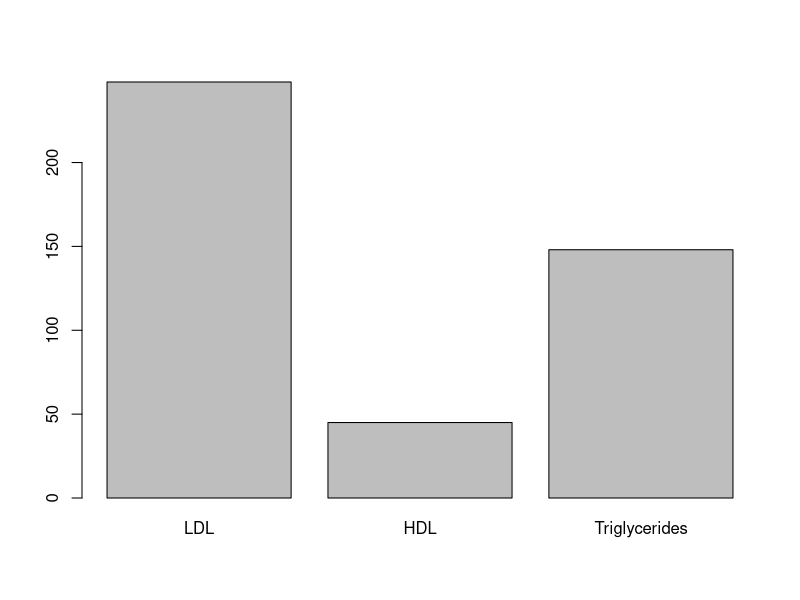

R code for this plot:


Die <- function( ) {
  this <- list(history=integer(0));
  class(this) <- "Die"
  return(this)
}

print.Die <- function(theObject) {
  cat("History: ", theObject$history, "\n")
}

ChlorReads <- function(self.id, self.name, self.gender, self.ldl, self.hdl, self.trigl) {
  this <- list(id=self.id, name=self.name, gender=self.gender, ldl=self.ldl, hdl=self.hdl, trigl=self.trigl)
  class(this) <- "ChlorReads"
  return(this)
}

get.ldl <- function(self) {
  ldl <- self$ldl
  if (ldl >= 240) {
    ldl_symb <- paste0(ldl, "*")
  } else if (ldl >= 200) {
    ldl_symb <- paste0(ldl, "+")
  } else if (ldl >= 0) {
    ldl_symb <- paste0(ldl, "")
  } else {
    ldl_symb <- "ILLEGAL LDL VALUE!"
  }
  return(ldl_symb)
}

get.hdl <- function(self) {
  hdl <- self$hdl
  if (hdl >= 60) {
    hdl_symb <- paste0(hdl, " ")
  } else if (hdl >= 40) {
    hdl_symb <- paste0(hdl, "+")
  } else if (hdl >= 0) {
    hdl_symb <- paste0(hdl, "*")
  } else {
    hdl_symb <- "ILLEGAL HDL VALUE!"
  }
  return(hdl_symb)
}

get.trigl <- function(self) {
  trig <- self$trigl
  if (trig >= 200) {
    trig_symb <- paste0(trig, "*")
  } else if (trig >= 150) {
    trig_symb <- paste0(trig, "+")
  } else if (trig >= 0) {
    trig_symb <- paste0(trig, "")
  } else {
    trig_symb <- "ILLEGAL TRIGLYCERIDE VALUE!"
  }
  return(trig_symb)
}

plot.ChlorReads <- function(self) {
  counts <- c(self$ldl, self$hdl, self$trigl)
  barplot(height=counts, ylim=c(0, max(counts)), names=c("LDL","HDL","Triglycerides"))
}

print.ChlorReads <- function(self) {
  cat("ID:", self$id, " Name:", self$name, " Gender:", self$gender, "\nLDL:",
      get.ldl(self), " HDL:", get.hdl(self), " Triglycerides:", get.trigl(self), "\n")
}

p1 <- ChlorReads(9876, "Virgil", "M", 248, 45, 148)
print.ChlorReads(p1)
print(p1)
plot(p1)



#stopped the 2nd to last lectura aropund 1:30:00